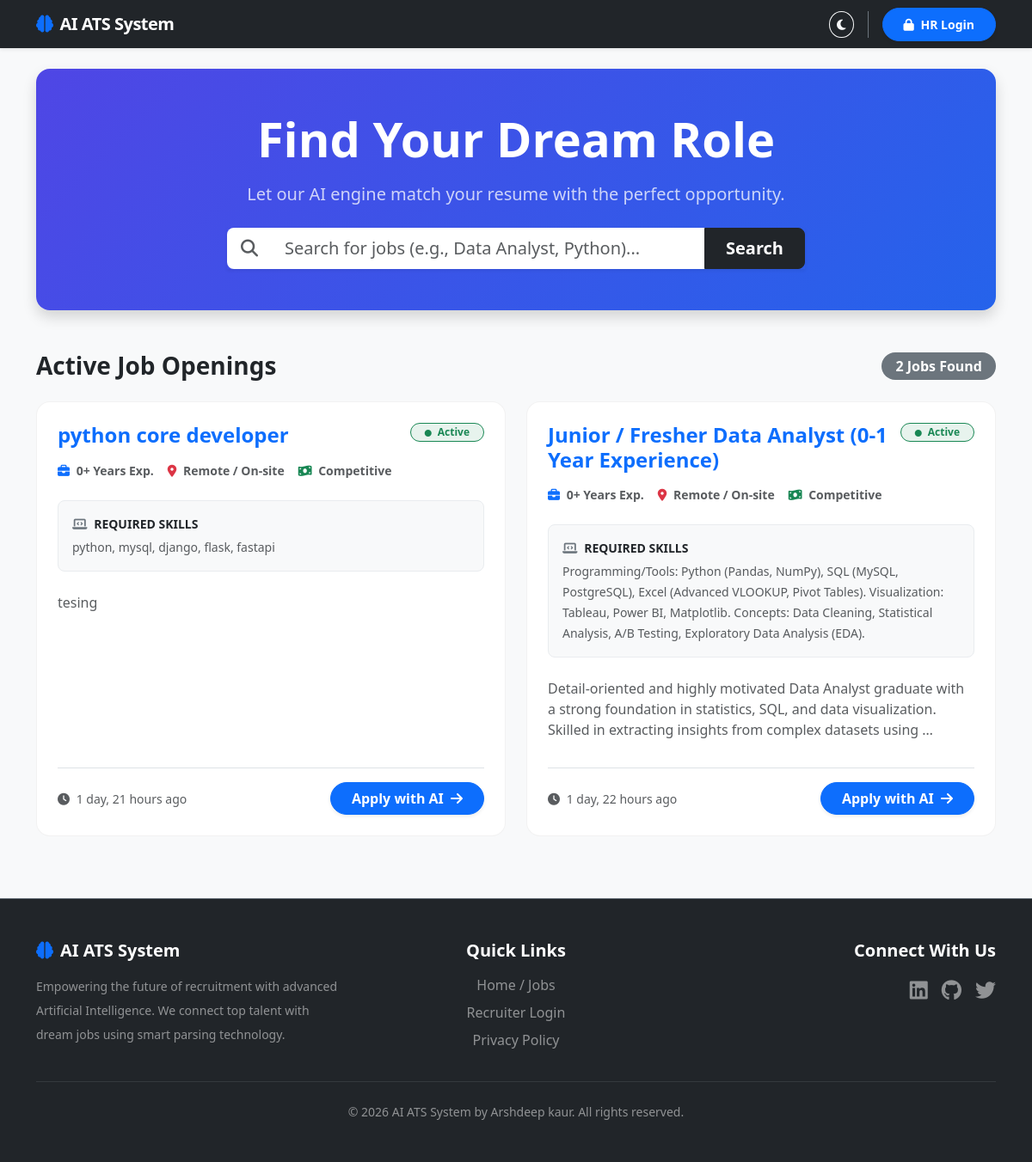
The page / on the database its author committed.
### core/models.py (models this page shows, shortened)
class Job(models.Model):
    title = models.CharField(max_length=255)
    description = models.TextField()
    required_skills = models.TextField(help_text="Comma separated skills, e.g., Python, Django, React")
    min_experience = models.IntegerField(default=0, help_text="Minimum experience in years")
    is_active = models.BooleanField(default=True)
    created_at = models.DateTimeField(auto_now_add=True)

### core/views.py (the view)
# urls.py: path('', views.job_list, name='job_list'), # Homepage par jobs dikhengi
def job_list(request):
    query = request.GET.get('q', '')
    jobs = Job.objects.filter(is_active=True).order_by('-created_at')
    if query:
        jobs = jobs.filter(
            Q(title__icontains=query) |
            Q(required_skills__icontains=query) |
            Q(description__icontains=query)
        )
    return render(request, 'core/job_list.html', {'jobs': jobs, 'query': query})

### templates/core/job_list.html (shortened to what this page needs)
{% extends 'base.html' %}
{% block content %}
<div class="hero-banner text-white rounded-4 p-5 mb-5 shadow text-center">
    <h1 class="display-4 fw-bolder mb-3">Find Your Dream Role</h1>
    <p class="lead mb-4 opacity-75">Let our AI engine match your resume with the perfect opportunity.</p>
    <div class="row justify-content-center">
        <div class="col-md-8">
            <form method="GET" action="{% url 'job_list' %}">
                <div class="input-group input-group-lg shadow-sm">
                    <span class="input-group-text bg-white border-0"><i class="fas fa-search text-muted"></i></span>
                    <input type="text" name="q" value="{{ request.GET.q }}" class="form-control border-0" placeholder="Search for jobs (e.g., Data Analyst, Python)..." required>
                    <button class="btn btn-dark px-4 fw-bold" type="submit">Search</button>
                </div>
            </form>
        </div>
    </div>
</div>
<div class="d-flex justify-content-between align-items-center mb-4">
    <h3 class="fw-bold mb-0">
        {% if request.GET.q %}
            Search Results for "{{ request.GET.q }}"
        {% else %}
            Active Job Openings
        {% endif %}
    </h3>
    <span class="badge bg-secondary rounded-pill px-3 py-2 fs-6">{{ jobs|length }} Jobs Found</span>
</div>
<div class="row">
    {% for job in jobs %}
    <div class="col-lg-6 mb-4">
        <div class="card job-card bg-white h-100 rounded-4">
            <div class="card-body p-4 d-flex flex-column">
                <div class="d-flex justify-content-between align-items-start mb-3">
                    <h4 class="fw-bold text-primary mb-0">{{ job.title }}</h4>
                    <span class="badge bg-success bg-opacity-10 text-success border border-success rounded-pill px-3 py-1">
                        <i class="fas fa-circle me-1" style="font-size: 8px; vertical-align: middle;"></i> Active
                    </span>
                </div>
                <div class="d-flex flex-wrap gap-3 mb-4">
                    <div class="text-body-secondary small fw-semibold">
                        <i class="fas fa-briefcase text-primary me-1"></i> {{ job.min_experience }}+ Years Exp.
                    </div>
                    <div class="text-body-secondary small fw-semibold">
                        <i class="fas fa-map-marker-alt text-danger me-1"></i> Remote / On-site
                    </div>
                    <div class="text-body-secondary small fw-semibold">
                        <i class="fas fa-money-bill-wave text-success me-1"></i> Competitive
                    </div>
                </div>
                <div class="mb-4 bg-light rounded-3 p-3 border border-light-subtle">
                    <strong class="text-dark small text-uppercase tracking-wide d-block mb-1">
                        <i class="fas fa-laptop-code me-1 text-secondary"></i> Required Skills
                    </strong>
                    <span class="text-body-secondary small">{{ job.required_skills }}</span>
                </div>
                <p class="text-body-secondary flex-grow-1">
                    {{ job.description|truncatewords:25 }}
                </p>
                <div class="mt-3 pt-3 border-top d-flex justify-content-between align-items-center">
                    <small class="text-muted"><i class="fas fa-clock me-1"></i> {{ job.created_at|timesince }} ago</small>
                    <a href="{% url 'apply_job' job.id %}" class="btn btn-primary rounded-pill px-4 fw-bold shadow-sm">
                        Apply with AI <i class="fas fa-arrow-right ms-1"></i>
                    </a>
                </div>
            </div>
        </div>
    </div>
    {% endfor %}
</div>
{% endblock %}

### templates/base.html (style rules this page uses)
body { transition: background-color 0.3s ease, color 0.3s ease; }

### templates/core/job_list.html (style rules this page uses)
.job-card { transition: transform 0.3s ease, box-shadow 0.3s ease; border: 1px solid rgba(0,0,0,0.05); }
.hero-banner { background: linear-gradient(135deg, #4f46e5 0%, #2563eb 100%); }

### rows shown on the page
Job: title "python core developer", min_experience "0", required_skills "python, mysql, django, flask, fastapi", description "tesing", created_at "1 day, 21 hours"
Job: title "Junior / Fresher Data Analyst (0-1 Year Experience)", min_experience "0", required_skills "Programming/Tools: Python (Pandas, NumPy), SQL (MySQL, PostgreSQL), Excel (Advanced VLOOKUP, Pivot Tables). Visualization: Tableau, Power BI, Matplotlib. Concepts: Data Cleaning, Statistical Analysis, A/B Testing, Exploratory Data Analysis (EDA).", description "Detail-oriented and highly motivated Data Analyst graduate with a strong foundation in statistics, SQL, and data visualization. Skilled in extracting insights from complex datasets using …", created_at "1 day, 22 hours"

### other values the page prints
{{ jobs|length }} "2"
